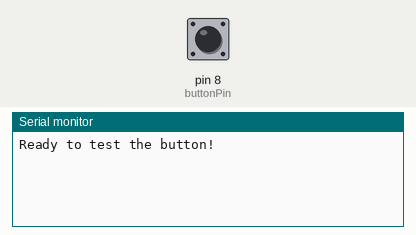
Simulated run of this sketch. Board: Arduino Uno, built with avr-gcc and run on an emulated ATmega328P. Parts: the last lines printed to the serial monitor. The test bench sets the inputs (shaded band); at power-on: pin 8 (buttonPin) LOW.

Above: at 1.2 s.
1.3 s: pin 8 (buttonPin) pulled HIGH for 0.15 s
At 1.9 s:
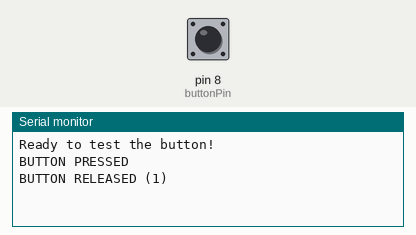
2.9 s: pin 8 (buttonPin) pulled HIGH for 1 s
At 3.6 s:
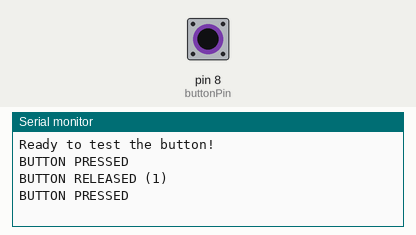

Measured:
- after the input at 1.3 s, the serial monitor: prints a new line at once (image 1)

The sketch:

button_test.ino
```cpp
// Button =============================================
const int buttonPin = 8;
int buttonState = 0;
int previousButtonState = 0;
int changeOnButtonRelease = 0;

void setup() {
  // Serial ========================================
  Serial.begin(9600);

  // Button ========================================
  pinMode(buttonPin, INPUT);

  Serial.println("Ready to test the button!");
}

void loop() {
  // Button ========================================
  buttonState = digitalRead(buttonPin);
  if (buttonState != previousButtonState) {
    previousButtonState = buttonState; // Update button state
    if (buttonState == LOW) { // The button went from on to off (released)
      changeOnButtonRelease = (changeOnButtonRelease == 0); // Change value
      Serial.println("BUTTON RELEASED (" + String(changeOnButtonRelease) + ")");
    } else {
      Serial.println("BUTTON PRESSED");
    }
  }
}
```
